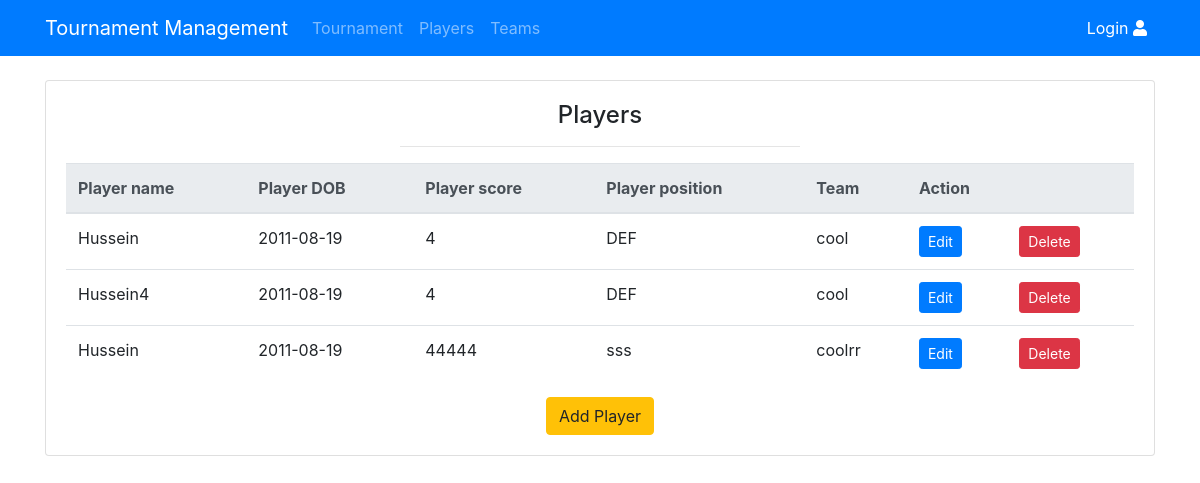
The page /view/pview.php on the database as committed earlier.
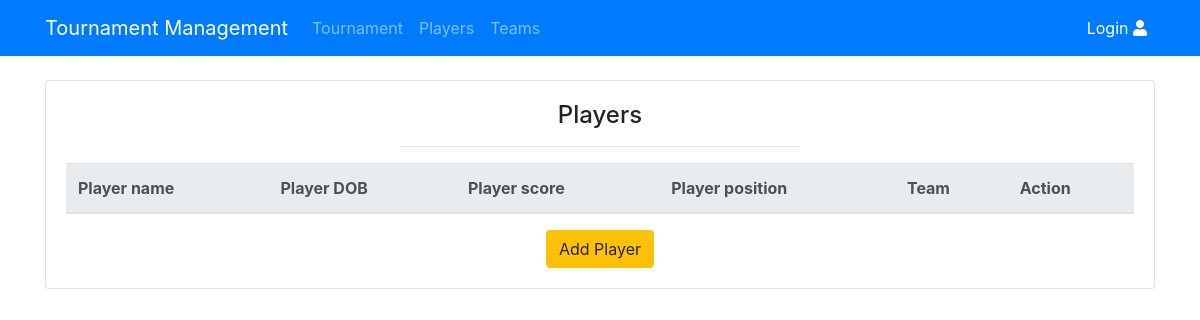
The same page on the database as committed later.
### tables this page shows
CREATE TABLE `player` (
  `player_id` int(11) NOT NULL,
  `team_id` int(11) NOT NULL,
  `player_position` varchar(255) NOT NULL,
  `player_score` int(11) NOT NULL,
  `player_dob` date NOT NULL,
  `player_name` varchar(255) NOT NULL
);

CREATE TABLE `team` (
  `team_id` int(11) NOT NULL,
  `team_phone` int(11) NOT NULL,
  `team_name` varchar(255) NOT NULL,
  `tournament_id` int(11) NOT NULL
);

### server.php (called while the page is built, shortened)
<?php
    $update = false;
?>

### view/pview.php (the view, shortened to what this page needs)
<?php  include('../server.php'); ?>
<?php  include('header.php'); ?>
<!DOCTYPE html>
<html>
<head>
    <link rel="stylesheet" href="https://stackpath.bootstrapcdn.com/bootstrap/4.3.1/css/bootstrap.min.css">
    <link rel="stylesheet" href="https://use.fontawesome.com/releases/v5.6.3/css/all.css">
</head>
<body>
    <div class="container mt-4 mb-4">
        <div class="row  justify-content-center">
            <div class="col-lg-12">
        <div class="card">
            <article class="card-body">
                <h4 class="card-title text-center">Players</h4>
                <hr>
                <form method="post" action="../server.php" >
                <?php $results = mysqli_query($db, "SELECT * FROM player"); ?>
                <table class="table">
                    <thead class="thead-light">
                        <tr>
                            <th scope="col">Player name</th>
                            <th scope="col">Player DOB</th>
                            <th scope="col">Player score</th>
                            <th scope="col">Player position</th>
                            <th scope="col">Team</th>
                            <th scope="col" colspan="2">Action</th>
                        </tr>
                    </thead>
                    <tbody>
                    <?php $results2 = mysqli_query($db, 'SELECT * FROM player WHERE player_id = "'.$id.'" '); ?>
                    <?php if ($update == true): ?>
                    <?php while ($row = mysqli_fetch_array($results2)) { $pid = $row['player_id']; ?>
                    <input type="hidden" name="pid" value="<?php echo $pid; ?>">
                    <tr>
                    <td><input class="form-control" type="text" value = '<?php echo $row['player_name']; ?>' name="player_name"></td>
                    <td><input class="form-control" type="text" value = '<?php echo $row['player_dob']; ?>' name="player_dob"></td>
                    <td><input class="form-control" type="text" value = '<?php echo $row['player_score']; ?>' name="player_score"></td>
                    <td><input class="form-control" type="text" value = '<?php echo $row['player_position']; ?>' name="player_position"></td>
                    <?php $team_id_v = $row['team_id']; ?>
                    <?php $query = 'SELECT team_name,team_id FROM team WHERE team_id="'.$team_id_v.'"';
                    $team_name = mysqli_query($db, $query);
                    while ($row1 = $team_name->fetch_assoc()) {
                        $team_id_value =  $row1['team_id'];
                        $team_name_value =  $row1['team_name'];
                    }
                    ?>
                    <td><select name = "tname" class="form-control"><?php echo "<option value ='$team_id_value'>$team_name_value</option>"; ?>
                    <?php $query = 'SELECT team_name,team_id FROM team';
                                    $team_id = mysqli_query($db, $query);
                                    while ($row1 = $team_id->fetch_assoc()) {
                                        $team_name_value =  $row1['team_name'];
                                        $team_id_value =  $row1['team_id'];
                                        echo "<option value ='$team_id_value'>$team_name_value</option>";
                                    }?>
                    </select> </td>
                    <td>
                        <button class="btn btn-warning btn-sm" type="submit" name="updatep">Update</button>
                    </td>
                    </tr>
                    <?php } ?>
                    <?php else: ?>
                    <?php while ($row = mysqli_fetch_array($results)) { ?>
                        <tr>
                            <td><?php echo $row['player_name']; ?></td>
                            <td><?php echo $row['player_dob']; ?></td>
                            <td><?php echo $row['player_score']; ?></td>
                            <td><?php echo $row['player_position']; ?></td>
                            <?php $team_id_v = $row['team_id']; ?>
                    <?php $query = 'SELECT team_name FROM team WHERE team_id="'.$team_id_v.'"';
                    $team_name = mysqli_query($db, $query);
                    while ($row1 = $team_name->fetch_assoc()) {
                        $team_name_value =  $row1['team_name'];
                    }
                    ?>
                            <td><?php echo $team_name_value; ?></td>
                            <td>
                                <a href="pview.php?editp=<?php echo $row['player_id']; ?>" class="btn btn-primary btn-sm" >Edit</a>
                            </td>
                            <td>
                                <a href="../server.php?delp=<?php echo $row['player_id']; ?>" class="btn btn-danger btn-sm">Delete</a>
                            </td>
                        </tr>
                    <?php } ?>
                    <?php endif ?>
                    </form>
                <div class="row justify-content-center">
                <a class="btn btn-warning btn-md justify-content-end" href = "../player.php" name="addp">Add Player</a>
                </div>
        </div>
            </div>
        </div>
    </div>
</body>
</html>

### view/header.php (shortened to what this page needs)
<!DOCTYPE html>
<html>
<head>
    <link rel="stylesheet" href="https://stackpath.bootstrapcdn.com/bootstrap/4.3.1/css/bootstrap.min.css">
    <link rel="stylesheet" href="https://use.fontawesome.com/releases/v5.6.3/css/all.css">
    <link rel="stylesheet" type="text/css" href="style.css">
</head>
<body>
        <nav class="navbar navbar-expand-lg navbar-dark bg-primary">
            <div class="container">
                <a class="navbar-brand" href="../index.php">Tournament Management</a>
                <div class="collapse navbar-collapse justify-content-end" id="navbarNav">
                <ul class="navbar-nav">
                    <li class="nav-item">
                      <a class="nav-link" href="dashboard.php">Tournament</a>
                    </li>
                    <li class="nav-item">
                      <a class="nav-link" href="pview.php">Players</a>
                    </li>
                    <li class="nav-item">
                      <a class="nav-link" href="tview.php">Teams</a>
                    </li>
                  </ul>
                  <ul class="navbar-nav ml-auto">
                    <li class="nav-item active">
                      <a class="nav-link" href="#">Login <i class="fa fa-user"></i></a>
                    </li>
                  </ul>
                </div>
            </div>
        </nav>
</body>
</html>

### style.css (style rules this page uses)
body { background: url(img/bg.jpg); background-size: cover; background-position: center; color: white; }
html { height: 100%; }
hr { width: 400px; border-top: 1px solid #f8f8f8; border-bottom: 1px solid rgba(0,0,0,0.2) }

Rows that differ between the two databases and show on the page:
removed player: player_name "Hussein", player_dob "2011-08-19", player_score "4", player_position "DEF", team.team_name "cool"
removed player: player_name "Hussein4", player_dob "2011-08-19", player_score "4", player_position "DEF", team.team_name "cool"
removed player: player_name "Hussein", player_dob "2011-08-19", player_score "44444", player_position "sss", team.team_name "coolrr"
